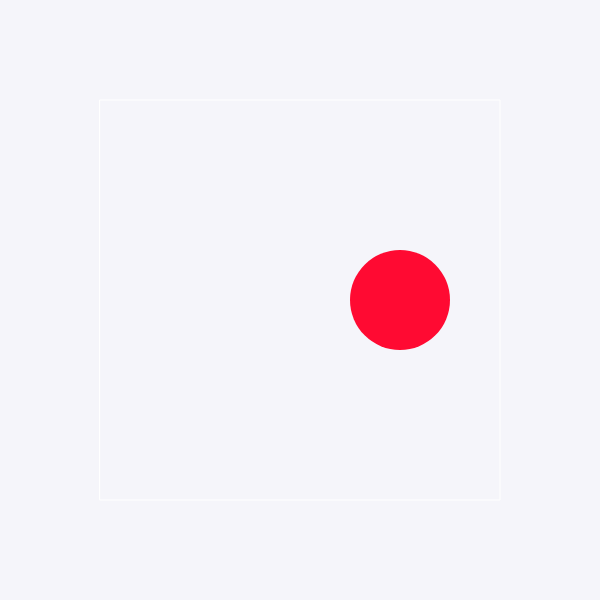
Frame 1 (no input)
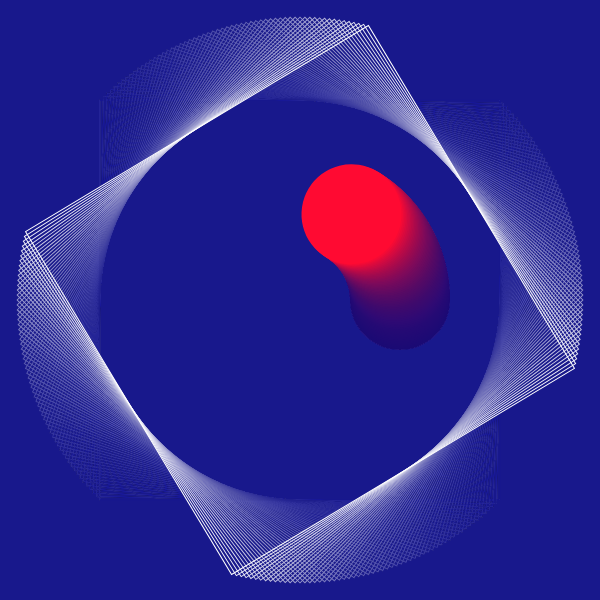
Frame 60 (no input)
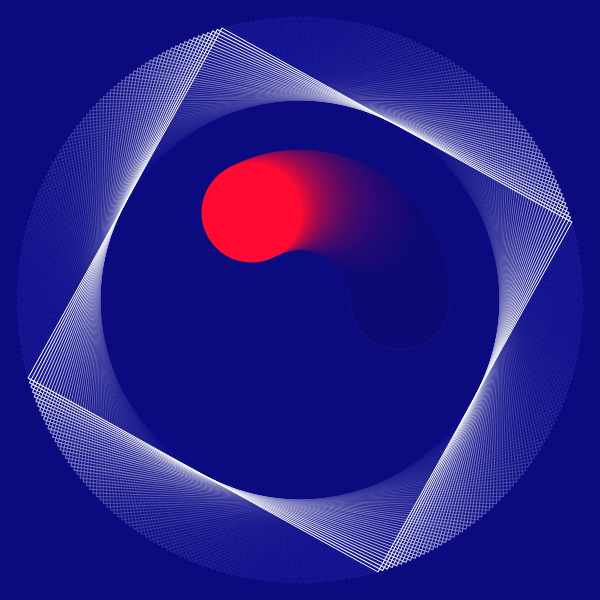
Frame 120 (the mouse pressed at the canvas centre since frame 60)

The p5.js sketch that drew these frames (run headless with seeded random() and noise() and a simulated clock; from frame 60 on, the mouse is pressed at the canvas centre):

// p5.js sketch
// ── sketch.js
let angle = 0;

function setup() {
  createCanvas(600, 600);
  angleMode(DEGREES);


}

function draw() {


  background(0, 0, 139, 10);

  noFill();
  stroke(255);
  rectMode(CENTER); //mit diesem Befehl wird das Rechteck von der Mitte her gezeichnet statt von der oberen linken Ecke
  push();
  translate(width / 2, height / 2);
  rotate(angle);
  rect(0, 0, 400, 400);
  pop();

  fill(255, 10, 50);
  noStroke();
  push();
  translate(width / 2, height / 2);
  rotate(-angle);
  ellipse(100, 0, 100, 100);
  pop();



  angle = angle + 1;
}
